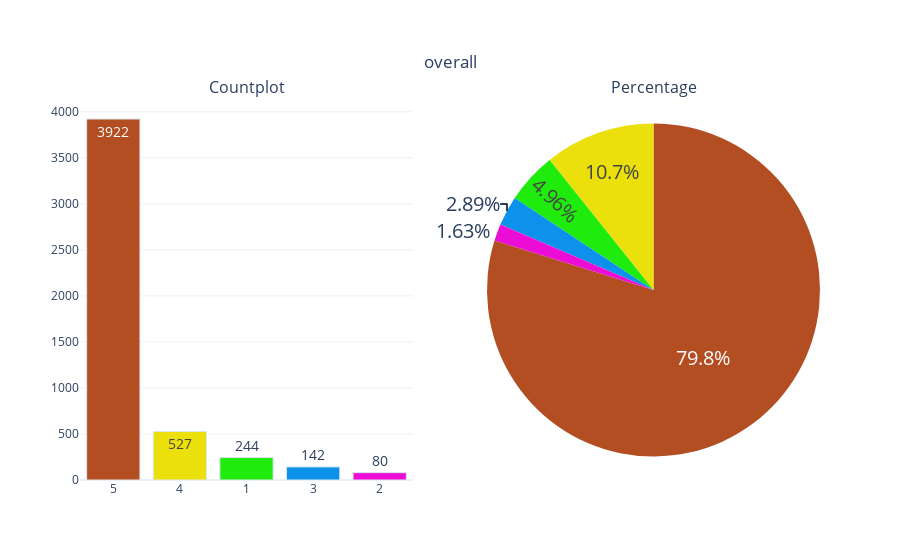

This figure's notebook cell:
### Code cell
categorical_variable_summary(df,'overall')

### Figure 1 — Plotly figure (JSON) as saved in the notebook; plotly's stock layout.template omitted (floating-point values rounded to 4 significant figures)
{"data": [{"marker": {"color": ["#B34D22", "#EBE00C", "#1FEB0C", "#0C92EB", "#EB0CD5"], "line": {"color": "#DBE6EC", "width": 1}}, "name": "overall", "showlegend": false, "text": ["3922", "527", "244", "142", "80"], "textfont": {"size": 14}, "textposition": "auto", "type": "bar", "x": ["5", "4", "1", "3", "2"], "xaxis": "x", "y": [3922, 527, 244, 142, 80], "yaxis": "y"}, {"domain": {"x": [0.55, 1], "y": [0, 1]}, "labels": [5, 4, 1, 3, 2], "marker": {"colors": ["#B34D22", "#EBE00C", "#1FEB0C", "#0C92EB", "#EB0CD5"]}, "name": "overall", "showlegend": false, "textfont": {"size": 20}, "textposition": "auto", "type": "pie", "values": [3922, 527, 244, 142, 80]}], "layout": {"annotations": [{"font": {"size": 16}, "showarrow": false, "text": "Countplot", "x": 0.225, "xanchor": "center", "xref": "paper", "y": 1, "yanchor": "bottom", "yref": "paper"}, {"font": {"size": 16}, "showarrow": false, "text": "Percentage", "x": 0.775, "xanchor": "center", "xref": "paper", "y": 1, "yanchor": "bottom", "yref": "paper"}], "title": {"text": "overall", "x": 0.5, "xanchor": "center", "y": 0.9, "yanchor": "top"}, "xaxis": {"anchor": "y", "domain": [0, 0.45]}, "yaxis": {"anchor": "x", "domain": [0, 1]}}}
